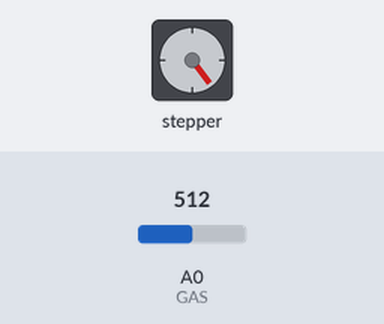
Bench run of a sketch on a simulated Arduino Uno, built with avr-gcc and run on an emulated ATmega328P. On the bench: stepper motor. The inputs (shaded band) are chosen by the test bench; at power-on: A0 (GAS) = 512. Stepper angles assume 2048 steps per turn; what the sketch prints to the serial monitor is not drawn.

Above: at 4.3 s.
4.4 s: A0 (GAS) set to 140
At 8.8 s:
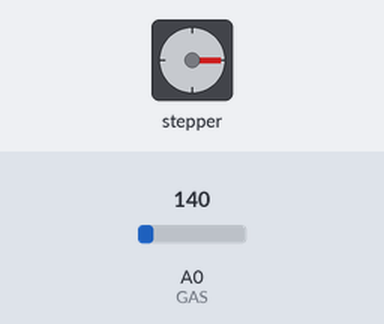
8.9 s: A0 (GAS) set to 160
At 12.5 s:
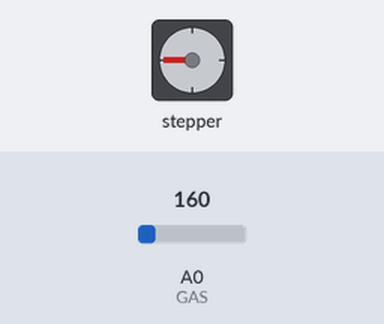
Timing chart, 0 to 19.4 s (numbered marks = the images above; inputs shaded):
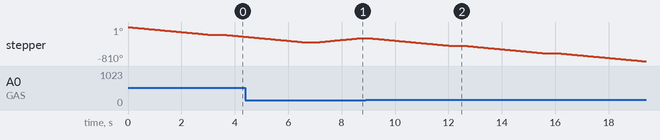

The sketch:

buoc-gas.ino
```cpp
#define GAS A0

#include <Stepper.h>

#define BUOC 2048

Stepper stepper(BUOC, 8, 10, 9, 11);

void setup() {
  Serial.begin(9600);
  stepper.setSpeed(10);
  pinMode(GAS, INPUT);
}

void loop() {
  int val = analogRead(GAS);
  Serial.print("Giá trị cảm biến khí gas: ");
  Serial.println(val);

  if (val > 150) {
    Serial.println("Khí gas thấp → Quay ngược 60 độ");
    stepper.step((-180.0 / 360.0) * BUOC);
  } else {
    Serial.println("Khí gas cao → Quay thuận 90 độ");
    stepper.step((90.0 / 360.0) * BUOC);

  }

  delay(500);
}

/*
Cách lắp:
- Cảm biến khí gas MQ:
    + Tín hiệu analog -> chân A0
    + VCC -> 5V
    + GND -> GND
- Động cơ bước ULN2003:
    + IN1 -> D8
    + IN2 -> D9
    + IN3 -> D10
    + IN4 -> D11
*/
```
